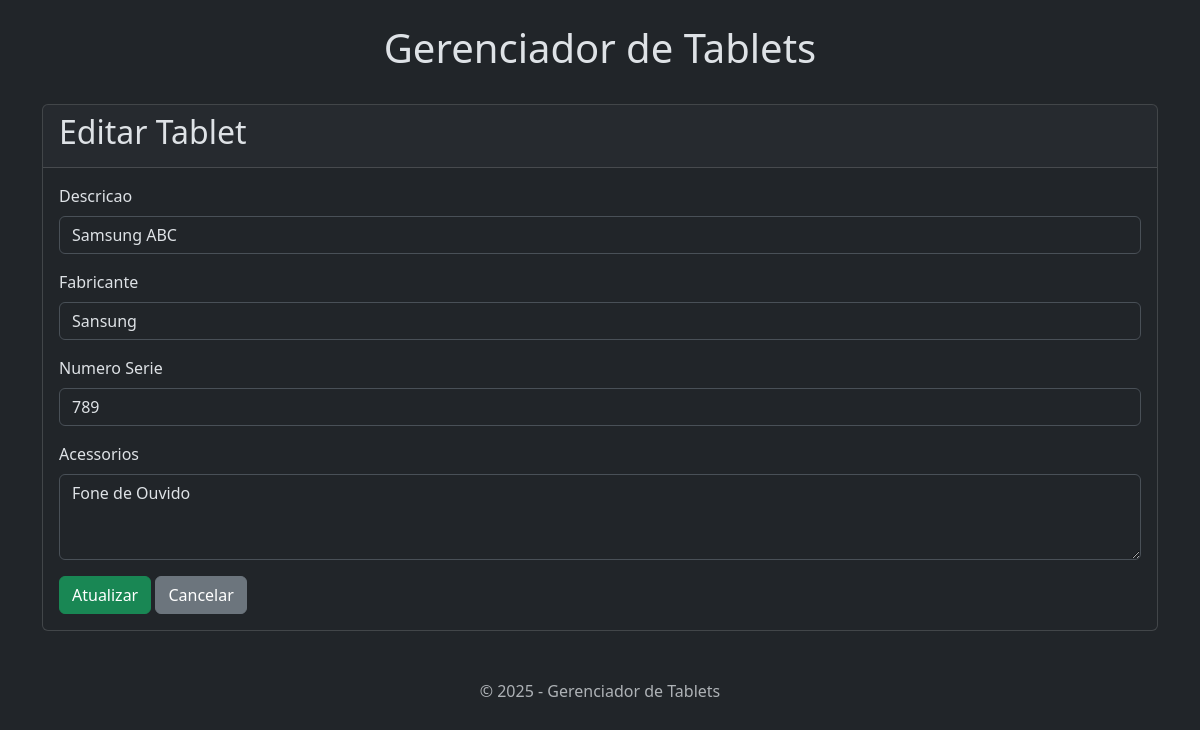
The page /index.php?action=edit&id=3 on the database its author committed.
### tables this page shows
CREATE TABLE `tablets` (
  `tab_cod` int(11) NOT NULL,
  `tab_descricao` varchar(30) NOT NULL,
  `tab_fabricante` varchar(15) NOT NULL,
  `tab_numeroserie` varchar(30) NOT NULL,
  `tab_acessorios` varchar(30) NOT NULL
);

### app/controllers/TabletsController.php (called while the page is built, shortened)
<?php
class TabletsController
{
    private $tabletsModel;
    public function __construct($database)
    {
        $this->tabletsModel = new Tablets($database);
    }
    public function edit($tabCod)
    {
        $returnTablets = $this->tabletsModel->getById($tabCod);
        $tablet = $returnTablets->fetch(PDO::FETCH_ASSOC);
        require ROOT_PATH . '/app/views/tablets/edit.php';
    }
}

### config/database.php (called while the page is built, shortened)
<?php
class Database {
    private $host = 'localhost';
    private $db_name = 'banco_sistema';
    private $username = 'root';
    private $password = 'root';
    public function __construct($servidor, $nomeBanco, $usuario, $senha) {
        $this->host = $servidor;
        $this->db_name = $nomeBanco;
        $this->username = $usuario;
        $this->password = $senha;
    }
    public function getConnection() {
        $this->DBConn = null;
        try {
            $this->DBConn = new PDO("mysql:host=".$this->host.";dbname=".$this->db_name, $this->username, $this->password);
            $this->DBConn->exec('set names utf8');
        }
        catch (PDOException $erro) {
            echo "Erro de Conexão com o banco de dados: ".$erro->getMessage();
        }
        return $this->DBConn;
    }
}

### app/models/Tablets.php (called while the page is built, shortened)
<?php
class Tablets {
    private $conexao;
    private $tableName = "tablets";
    public function __construct($database) {
        $this->conexao = $database->getConnection();
    }
    public function getById($tabCod) {
        try {
            $comandoSQL= "SELECT * FROM ".$this->tableName." WHERE tab_cod = :param1";
            $acesso = $this->conexao->prepare($comandoSQL);
            $acesso->bindParam(":param1", $tabCod);
            if ($acesso->execute()) {
                return $acesso;
            }
            return false;
        } catch (PDOException $erro) {
            echo $erro->getMessage();
        }
        return false;
    }
}

### app/views/tablets/edit.php (the view, shortened to what this page needs)
<?php require '_header.php'; ?>
<div class="card">
    <div class="card-header">
        <h2>Editar Tablet</h2>
    </div>
    <div class="card-body">
        <form action="index.php?action=edit&id=<?php echo $tablet['tab_cod']; ?>" method="POST">
            <div class="mb-3">
                <label for="tabDescricao" class="form-label">Descricao</label>
                <input type="text" class="form-control" id="tabDescricao" name="tabDescricao" value="<?php echo htmlspecialchars($tablet['tab_descricao']); ?>" required>
            </div>
            <div class="mb-3">
                <label for="tabFabricante" class="form-label">Fabricante</label>
                <input class="form-control" id="tabFabricante" name="tabFabricante" value="<?php echo htmlspecialchars($tablet['tab_fabricante']); ?>" required>
            </div>
            <div class="mb-3">
                <label for="tabNumeroSerie" class="form-label">Numero Serie</label>
                <input class="form-control" id="tabNumeroSerie" name="tabNumeroSerie" value="<?php echo htmlspecialchars($tablet['tab_numeroserie']); ?>" required>
            </div>
            <div class="mb-3">
                <label for="tabAcessorios" class="form-label">Acessorios</label>
                <textarea class="form-control" id="tabAcessorios" name="tabAcessorios" rows="3"><?php echo htmlspecialchars($tablet['tab_acessorios']); ?></textarea>
            </div>
            <button type="submit" class="btn btn-success">Atualizar</button>
            <a href="index.php?action=listar" class="btn btn-secondary">Cancelar</a>
        </form>
    </div>
</div>
<?php require '_footer.php'; ?>

### rows shown on the page
tablets: tabDescricao "Samsung ABC", tabFabricante "Sansung", tabNumeroSerie "789", tabAcessorios "Fone de Ouvido"
